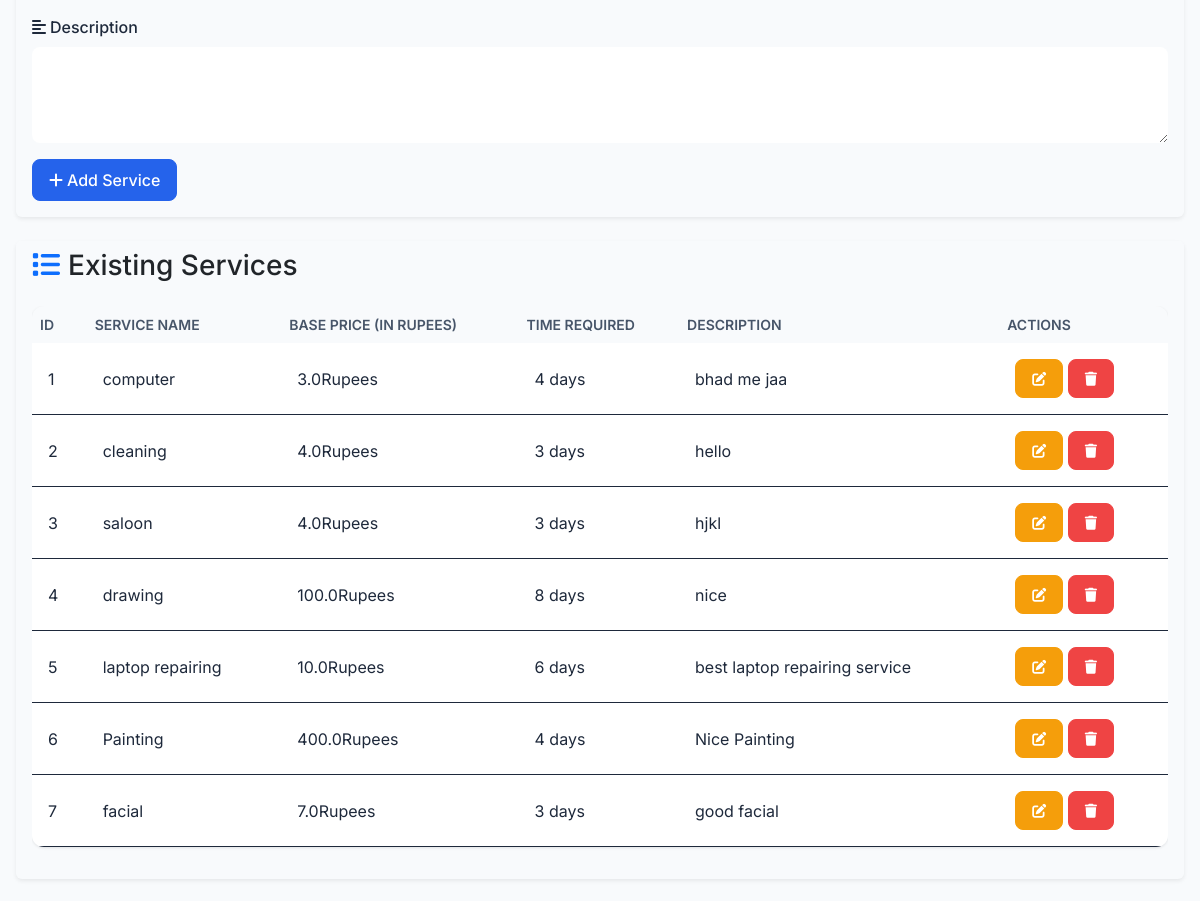
The app's page /admin_dashboard (signed in, middle part), older data.
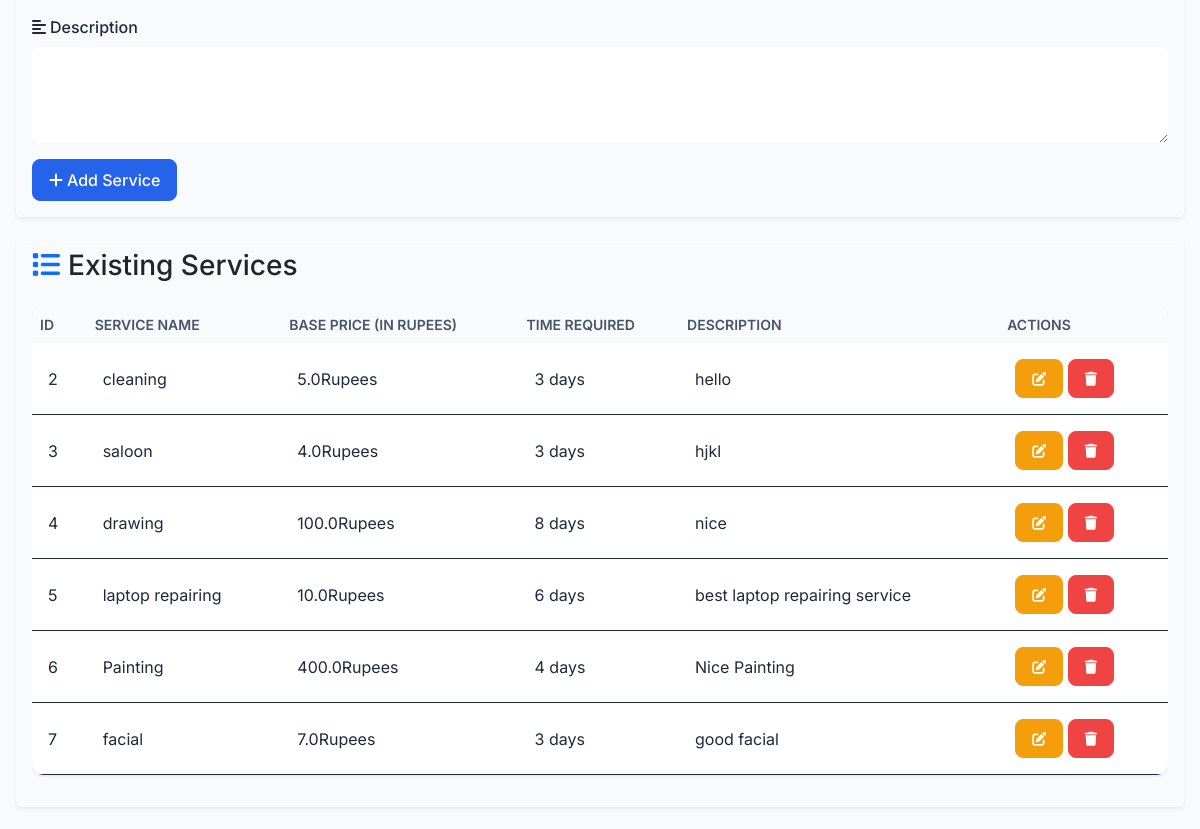
The same page, newer data.
### app.py (models this page shows)
class Service(db.Model):
    __tablename__ = 'services'
    service_id = db.Column(db.Integer, primary_key=True, autoincrement=True)
    service_name = db.Column(db.String(100), nullable=False)
    base_price = db.Column(db.Float, nullable=False)
    time_required = db.Column(db.Integer, nullable=False)  # In hours or days
    description = db.Column(db.Text, nullable=True)
    requests = db.relationship('ServiceRequest', back_populates='service')  # No cascade here

### app.py (the view, shortened to what this page needs)
@app.route('/admin_dashboard', methods=['GET', 'POST'])
def admin_dashboard():
    if 'role' in session and session['role'] == 'admin':
        services = Service.query.all()
        professionals = Professional.query.all()
        return render_template('admin_dashboard.html', services=services, professionals=professionals)
    else:
        flash('Unauthorized access', 'danger')
        return redirect(url_for('home'))

### app.py (called while the page is built, shortened)
@app.before_request
def add_default_admin():
    global default_admin_initialized

### templates/admin_dashboard.html (shortened to what this page needs)
<!DOCTYPE html>
<html lang="en">
<head>
    <link href="https://cdn.jsdelivr.net/npm/bootstrap@5.3.0-alpha3/dist/css/bootstrap.min.css" rel="stylesheet">
    <link href="https://cdnjs.cloudflare.com/ajax/libs/font-awesome/6.4.0/css/all.min.css" rel="stylesheet">
    <link href="{{ url_for('static', filename='css/custom-admin_dashboard.css') }}" rel="stylesheet">
</head>
<body>
    <div class="container mt-5 loading">
        <div class="card mb-4 shadow-sm">
            <div class="card-body">
                <form method="POST" action="/admin_dashboard">
                    <div class="mb-3">
                        <label for="description" class="form-label">
                            <i class="fas fa-align-left me-1"></i>Description
                        </label>
                        <textarea id="description" name="description" class="form-control" rows="3" required></textarea>
                    </div>
                    <button type="submit" class="btn btn-primary">
                        <i class="fas fa-plus me-1"></i>Add Service
                    </button>
                </form>
            </div>
        </div>
        <div class="card mb-4 shadow-sm">
            <div class="card-header bg-white">
                <h3 class="mb-0">
                    <i class="fas fa-list me-2 text-primary"></i>Existing Services
                </h3>
            </div>
            <div class="card-body">
                <div class="table-responsive">
                    <table class="table table-hover">
                        <thead>
                            <tr>
                                <th>ID</th>
                                <th>Service Name</th>
                                <th>Base Price (in Rupees)</th>
                                <th>Time Required</th>
                                <th>Description</th>
                                <th>Actions</th>
                            </tr>
                        </thead>
                        <tbody>
                            {% for service in services %}
                            <tr>
                                <td>{{ service.service_id }}</td>
                                <td>{{ service.service_name }}</td>
                                <td>{{ service.base_price }}Rupees</td>
                                <td>{{ service.time_required }} days</td>
                                <td>{{ service.description }}</td>
                                <td>
                                    <a href="/edit_service/{{ service.service_id }}" class="btn btn-warning btn-sm">
                                        <i class="fas fa-edit"></i>
                                    </a>
                                    <form action="/delete_service/{{ service.service_id }}" method="POST" style="display:inline;">
                                        <button type="submit" class="btn btn-danger btn-sm">
                                            <i class="fas fa-trash"></i>
                                        </button>
                                    </form>
                                </td>
                            </tr>
                            {% endfor %}
                        </tbody>
                    </table>
                </div>
            </div>
        </div>
    </div>
</body>
</html>

### static/css/custom-admin_dashboard.css (style rules this page uses)
:root { --primary-color: #2563eb; --secondary-color: #475569; --success-color: #22c55e; --warning-color: #f59e0b; --danger-color: #ef4444; --background-color: #f8fafc; --text-color: #1e293b; --form-bg: white; }
body { background-color: var(--background-color); color: var(--text-color); font-family: 'Inter', sans-serif; transition: background-color 0.3s ease, color 0.3s ease; }
.btn { border-radius: 8px; padding: 0.5rem 1rem; font-weight: 500; transition: all 0.3s ease; }
.btn-primary { background-color: var(--primary-color); border-color: var(--primary-color); }
.btn-warning { background-color: var(--warning-color); border-color: var(--warning-color); color: white; }
.btn-danger { background-color: var(--danger-color); border-color: var(--danger-color); }
.form-control { border-radius: 8px; border: 1px solid var(--border-color); padding: 0.75rem; transition: border-color 0.3s ease; transition: all 0.3s ease; background-color: var(--form-bg); color: var(--text-color); }
.form-label { font-weight: 500; color: var(--text-color); }
.table { background-color: var(--background-color); border-radius: 12px; overflow: hidden; box-shadow: 0 1px 3px rgba(0,0,0,0.1); }
.table thead th { background-color: rgba(241, 245, 249, 0.1); border-bottom: none; font-weight: 600; text-transform: uppercase; font-size: 0.875rem; color: var(--secondary-color); }
.table td { vertical-align: middle; padding: 1rem; border-color: var(--border-color); color: var(--text-color); }
.card { background-color: var(--background-color); border: 1px solid var(--border-color); transition: all 0.3s ease; }
.card-header { border-bottom: 1px solid var(--border-color); background-color: var(--background-color) !important; }
.container { max-width: 1200px; padding: 2rem 1rem; }
.loading { opacity: 0; animation: fadeIn 0.5s ease forwards; }

Row changes from the older to the newer data that the page shows:
removed Service: service_id "1", service_name "computer", base_price "3.0", time_required "4", description "bhad me jaa"
changed Service "cleaning": base_price "4.0" → "5.0"
